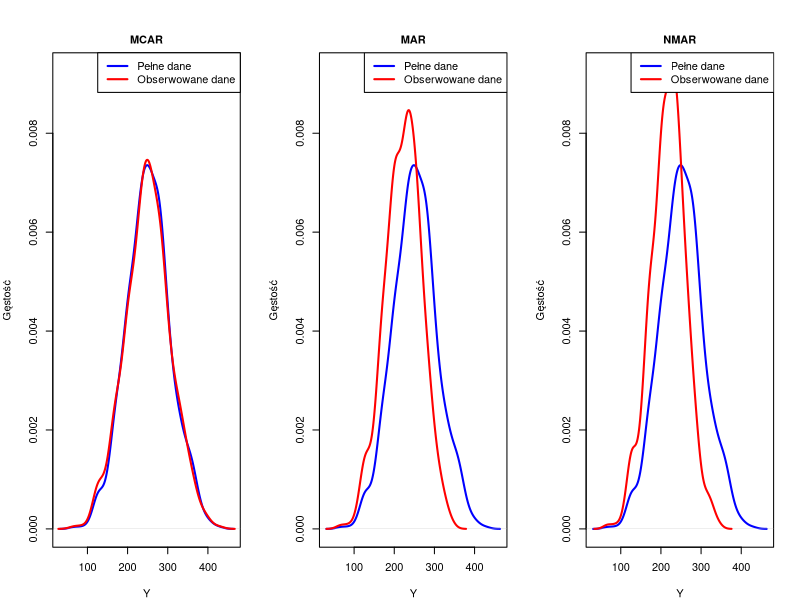

The R source for this figure:
## ---- chunk 1
# Ustawiamy ziarno losowości dla powtarzalności wyników
set.seed(123)

# Wczytanie biblioteki do obsługi polskich znaków w PDF
library(xtable)
pdf.options(encoding = "CP1250")

# Generowanie danych
n <- 1000  # liczba obserwacji
x <- rnorm(n, mean = 50, sd = 10)  # X z rozkładu normalnego
y <- 5 * x + rnorm(n, mean = 0, sd = 20)  # Wzmocniona zależność Y od X

# Funkcja do generowania braków danych
generate_missing <- function(y, x, mechanism, prob = 0.3) {
  n <- length(y)
  missing <- rep(FALSE, n)
  
  if (mechanism == "MCAR") {
    missing <- runif(n) < prob
  } else if (mechanism == "MAR") {
    prob_missing <- plogis(2*scale(x))  # Prawdopodobieństwo braku zależy od X
    missing <- runif(n) < prob_missing
  } else if (mechanism == "NMAR") {
    prob_missing <- plogis(2*scale(y))  # Prawdopodobieństwo braku zależy od Y
    missing <- runif(n) < prob_missing
  }
  
  y[missing] <- NA
  return(y)
}

# Generowanie braków danych dla każdego mechanizmu
y_mcar <- generate_missing(y, x, "MCAR")
y_mar <- generate_missing(y, x, "MAR")
y_nmar <- generate_missing(y, x, "NMAR")

# Funkcja do tworzenia wykresu porównawczego rozkładów gęstości
plot_density_comparison <- function(y_full, y_obs, title, y_max) {
  dens_full <- density(y_full)
  dens_obs <- density(y_obs[!is.na(y_obs)])
  
  plot(dens_full, main = title, xlab = "Y", ylab = "Gęstość",
       col = "blue", lwd = 2, cex.main = 1, cex.lab = 1, cex.axis = 1,
       ylim = c(0, y_max))
  lines(dens_obs, col = "red", lwd = 2)
  legend("topright", legend = c("Pełne dane", "Obserwowane dane"),
         col = c("blue", "red"), lwd = 2,  cex = 1)
}

# Obliczenie maksymalnej wartości gęstości dla wszystkich przypadków
y_max <- max(c(
  max(density(y)$y),
  max(density(y_mcar[!is.na(y_mcar)])$y),
  max(density(y_mar[!is.na(y_mar)])$y),
  max(density(y_nmar[!is.na(y_nmar)])$y)
))

# Tworzenie wykresów
pdf("fig-missing-examples.pdf", width = 12, height = 4)
par(mfrow = c(1, 3), oma = c(0, 0, 2, 0), mar = c(4, 4, 2, 2))

plot_density_comparison(y, y_mcar, "MCAR", y_max)
plot_density_comparison(y, y_mar, "MAR", y_max)
plot_density_comparison(y, y_nmar, "NMAR", y_max)

dev.off()

# Tworzymy ramkę danych z wynikami
results <- data.frame(
  Statystyka = c("Procent brakujących danych", "Średnia Y", "Odchylenie standardowe Y", "Korelacja między X i Y"),
  Pelne_dane = c(0, mean(y), sd(y), cor(x, y)),
  MCAR = c(mean(is.na(y_mcar)) * 100, mean(y_mcar, na.rm = TRUE), sd(y_mcar, na.rm = TRUE), cor(x, y_mcar, use = "complete.obs")),
  MAR = c(mean(is.na(y_mar)) * 100, mean(y_mar, na.rm = TRUE), sd(y_mar, na.rm = TRUE), cor(x, y_mar, use = "complete.obs")),
  NMAR = c(mean(is.na(y_nmar)) * 100, mean(y_nmar, na.rm = TRUE), sd(y_nmar, na.rm = TRUE), cor(x, y_nmar, use = "complete.obs"))
)

# Tworzymy tabelę xtable
xtable_results <- xtable(results, 
                         caption = "Porównanie statystyk dla różnych mechanizmów braków danych",
                         label = "tab:missing-data-stats",
                         digits = 2)

# Generujemy kod LaTeX
latex_code <- print(xtable_results, 
                    include.rownames = FALSE,
                    floating = TRUE,
                    table.placement = "htbp",
                    caption.placement = "top",
                    print.results = FALSE)

# Wyświetlamy kod LaTeX
cat(latex_code)
